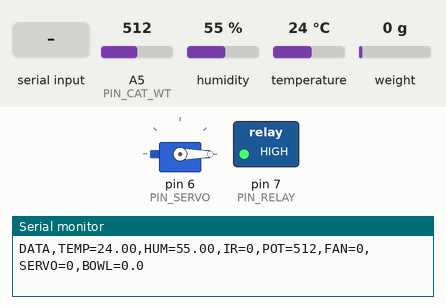
Simulated run of this sketch. Board: Arduino Uno, built with avr-gcc and run on an emulated ATmega328P. On the bench: servo, switched loads named in the sketch (green lamp = pin HIGH), the last lines printed to the serial monitor. Wiring (inferred from the names in the program): IR receiver: data pin 2. The inputs (shaded band) are chosen by the test bench; at power-on: humidity 55 %, A5 (PIN_CAT_WT) = 512, temperature 24 °C, weight on the scale 0 g. Pins used as bus, display or sensor lines are not drawn.

Above: at 2.2 s.
2.3 s: "FEED,\n" received over Serial
At 3.79 s:
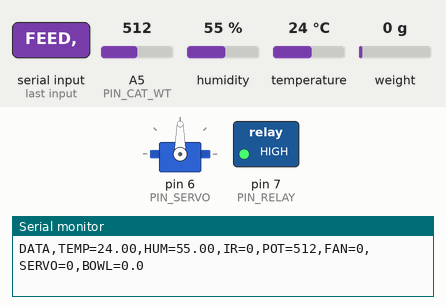
5.4 s: humidity set to 69 %
7.2 s: humidity set to 72 %
At 9.3 s:
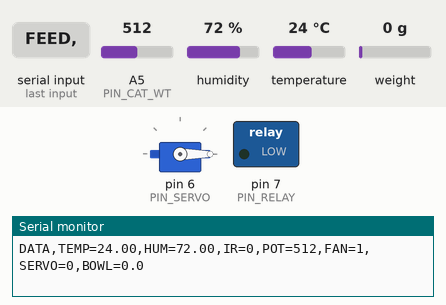
9.6 s: "SERVO_OPEN\n" received over Serial
At 11.8 s:
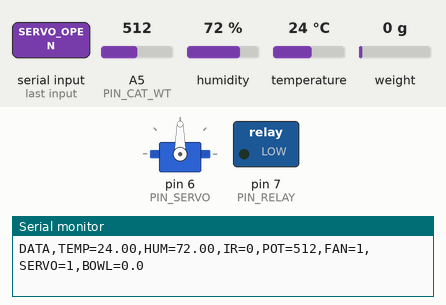
13.7 s: "FEED\n" received over Serial
At 16.7 s:
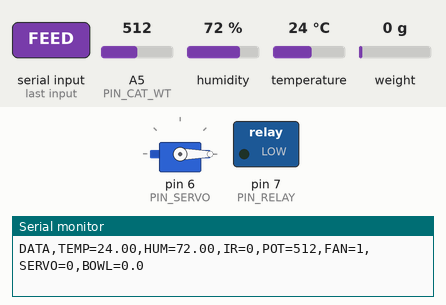
Timing chart, 0 to 18.2 s (numbered marks = the images above; inputs shaded):
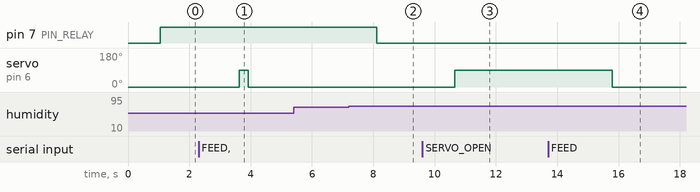

The sketch:

SmarterPetFeeder.ino
```cpp
/*
=========================================================
 SMARTER PET FEEDER — Arduino Uno
*/

#include <Servo.h>
#include <SPI.h>
#include <MFRC522.h>
#include <DHT.h>
#include "HX711.h"

/*=========================================================
  PIN CONFIGURATION
=========================================================*/
#define PIN_IR          2
#define PIN_DHT         3
#define PIN_HX711_DT    4
#define PIN_HX711_SCK   5
#define PIN_SERVO       6
#define PIN_RELAY       7
#define PIN_RFID_RST    9
#define PIN_RFID_SDA    10
#define PIN_CAT_WT      A5

/*=========================================================
  SENSOR / SYSTEM SETTINGS
=========================================================*/
#define DHT_TYPE DHT11
#define HUMIDITY_THRESHOLD 70

/*
---------------------------------------------------------
 HX711 Calibration
---------------------------------------------------------
 To calibrate:
 1. Set CALIBRATION_FACTOR to 1.0
 2. Place known weight on scale
 3. Record reading
 4. Use:

    calibration = rawReading / knownWeight

 Typical range: 2000 to 3000
---------------------------------------------------------
*/
#define CALIBRATION_FACTOR 650

/*=========================================================
  OBJECT INITIALIZATION
=========================================================*/
HX711 scale;
Servo feederServo;
MFRC522 rfid(PIN_RFID_SDA, PIN_RFID_RST);
DHT dht(PIN_DHT, DHT_TYPE);

/*=========================================================
  GLOBAL VARIABLES
=========================================================*/
bool fanState = false;
bool servoState = false;

float feedTargetGrams = -1;     // -1 means inactive
float bowlWeightBefore = 0;     // Bowl weight before dispensing

/*=========================================================
  FUNCTION DECLARATIONS
=========================================================*/
void handleSerial();
void sendSensorData();
void checkHumidity();
void checkRFID();
void triggerFeed();
void checkDispensing();
void openServo();
void closeServo();
void sendStatus();

/*=========================================================
  SETUP
  Runs once during startup
=========================================================*/
void setup() {
  Serial.begin(9600);

  // Start SPI for RFID
  SPI.begin();
  rfid.PCD_Init();

  // Start DHT sensor
  dht.begin();

  // Start load cell
  scale.begin(PIN_HX711_DT, PIN_HX711_SCK);
  scale.set_scale(CALIBRATION_FACTOR);
  scale.tare();   // Zero bowl weight on startup

  // Servo setup
  feederServo.attach(PIN_SERVO);
  feederServo.write(0);

  // Pin modes
  pinMode(PIN_IR, INPUT);
  pinMode(PIN_RELAY, OUTPUT);

  // Relay is active LOW
  digitalWrite(PIN_RELAY, HIGH);
}

/*=========================================================
  MAIN LOOP
  Runs repeatedly
=========================================================*/
void loop() {
  handleSerial();
  checkDispensing();
  checkHumidity();
  sendSensorData();
  checkRFID();

  delay(500);
}

/*=========================================================
  SENSOR DATA TRANSMISSION
  Sends all sensor readings through Serial
=========================================================*/
void sendSensorData() {
  float temp = dht.readTemperature();
  float hum = dht.readHumidity();

  // IR sensor active LOW
  int irRaw = digitalRead(PIN_IR);
  int irDetected = (irRaw == LOW) ? 1 : 0;

  // Simulated cat weight
  int catWeight = analogRead(PIN_CAT_WT);

  // Bowl food weight
  float bowlGrams = scale.get_units(5);

  if (bowlGrams < 0) {
    bowlGrams = 0;
  }

  Serial.print("DATA,TEMP=");
  Serial.print(temp);

  Serial.print(",HUM=");
  Serial.print(hum);

  Serial.print(",IR=");
  Serial.print(irDetected);

  Serial.print(",POT=");
  Serial.print(catWeight);

  Serial.print(",FAN=");
  Serial.print(fanState ? 1 : 0);

  Serial.print(",SERVO=");
  Serial.print(servoState ? 1 : 0);

  Serial.print(",BOWL=");
  Serial.println(bowlGrams, 1);
}

/*=========================================================
  HUMIDITY CHECK
  Automatically turns fan ON/OFF
=========================================================*/
void checkHumidity() {
  float hum = dht.readHumidity();
  bool shouldBeOn = hum > HUMIDITY_THRESHOLD;

  if (shouldBeOn == fanState) {
    return;
  }

  fanState = shouldBeOn;

  // Relay active LOW
  digitalWrite(PIN_RELAY, fanState ? LOW : HIGH);
}

/*=========================================================
  RFID CHECK
  Reads RFID card UID and sends to Serial
=========================================================*/
void checkRFID() {
  if (!rfid.PICC_IsNewCardPresent()) {
    return;
  }

  if (!rfid.PICC_ReadCardSerial()) {
    return;
  }

  String uid = "";

  for (byte i = 0; i < rfid.uid.size; i++) {
    if (rfid.uid.uidByte[i] < 0x10) {
      uid += "0";
    }

    uid += String(rfid.uid.uidByte[i], HEX);
  }

  uid.toUpperCase();

  Serial.println("RFID," + uid);

  rfid.PICC_HaltA();
}

/*=========================================================
  SERIAL COMMAND HANDLER
  Receives commands from dashboard / host system
=========================================================*/
void handleSerial() {
  if (!Serial.available()) {
    return;
  }

  String cmd = Serial.readStringUntil('\n');
  cmd.trim();

  if (cmd == "FEED") {
    triggerFeed();
  }
  else if (cmd.startsWith("FEED,")) {
    feedTargetGrams = cmd.substring(5).toFloat();
    openServo();
  }
  else if (cmd == "FAN_ON") {
    fanState = true;
    digitalWrite(PIN_RELAY, LOW);
  }
  else if (cmd == "FAN_OFF") {
    fanState = false;
    digitalWrite(PIN_RELAY, HIGH);
  }
  else if (cmd == "SERVO_OPEN") {
    openServo();
  }
  else if (cmd == "SERVO_CLOSE") {
    closeServo();
  }
  else if (cmd == "TARE") {
    scale.tare();
  }
  else if (cmd == "STATUS") {
    sendStatus();
  }
}

/*=========================================================
  SIMPLE FEED COMMAND
  Opens servo briefly then closes
=========================================================*/
void triggerFeed() {
  openServo();
  delay(1500);
  closeServo();
}

/*=========================================================
  SMART DISPENSING CHECK
  Stops dispensing once target weight reached
=========================================================*/
void checkDispensing() {
  if (!servoState || feedTargetGrams < 0) {
    return;
  }

  float currentBowl = scale.get_units(3);
  float gained = currentBowl - bowlWeightBefore;

  if (gained >= feedTargetGrams) {
    closeServo();
    feedTargetGrams = -1;

    Serial.println("FEED_DONE");
  }
}

/*=========================================================
  OPEN SERVO
  Starts food dispensing
=========================================================*/
void openServo() {
  bowlWeightBefore = scale.get_units(5);
  servoState = true;

  feederServo.write(90);
}

/*=========================================================
  CLOSE SERVO
  Stops food dispensing
=========================================================*/
void closeServo() {
  servoState = false;

  feederServo.write(0);
}

/*=========================================================
  SEND SYSTEM STATUS
=========================================================*/
void sendStatus() {
  Serial.print("STATUS,FAN=");
  Serial.print(fanState ? 1 : 0);

  Serial.print(",SERVO=");
  Serial.println(servoState ? 1 : 0);
}
```

Measured:
- the behaviour switches between 70 and 71 % on humidity (found by bisection; images 1 and 2)
- after the input at 2.3 s, servo on pin 6 (PIN_SERVO): 0° → 90° after 1.3 s, → 0° 0.30 s later
- after the input at 7.2 s, pin 7 (PIN_RELAY): HIGH → LOW after 0.91 s
- after the input at 9.6 s, servo on pin 6 (PIN_SERVO): 0° → 90° after 1.1 s
- after the input at 13.7 s, servo on pin 6 (PIN_SERVO): 90° → 0° after 2.1 s
